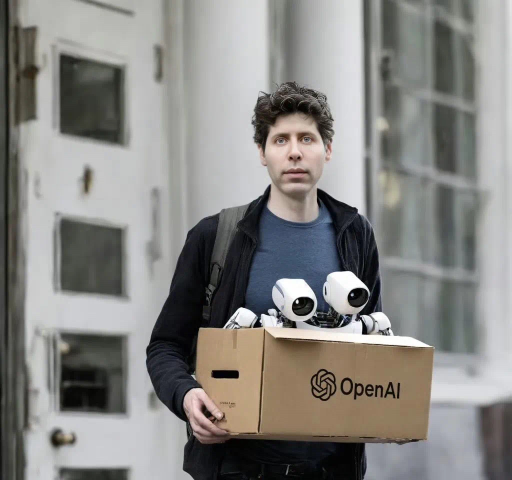
#> input picture data/images/WechatIMG38.jpg, 1023 x 960 px, found by its file name (shown at 1/2 size); the run also reads 1 picture not shown here
$ python inpainting.py
#> lines starting #> are read from the running program, lines starting #| are printed output that depends on the picture; pictures that were not available may be replaced by others from this repository, and a replacement may not be noted
import json
import time

import leancloud
import requests
from PIL import Image

# paste logo on tshirt
img_path = 'data/images/ori_tshirt.png'
img_mask_path = 'data/images/tshirt_mask.png'
logo_path = 'data/images/WechatIMG38.jpg'
img = Image.open(img_path)
width, height = img.size
#> width = 1118; height = 1098

logo = Image.open(logo_path)
#> logo is the input picture: PIL image 1023x960 RGB; mean R, G, B 135, 133.8, 130.7
width, height = logo.size
#> width = 1023; height = 960
ratio = 600/width
#> ratio = 0.587
logo = logo.resize((600, int(height*ratio)))
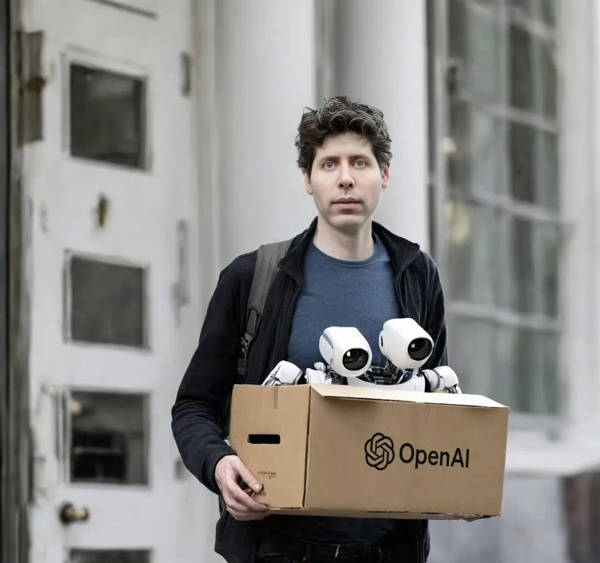
#> logo: PIL image 600x563 RGB; mean R, G, B 135, 133.8, 130.7
# logo.save('data/images/WechatIMG32_300.png')
# 553 434
# 764 733
# weight = 733-434

offset = (434*2, 530*2)
img.paste(logo, offset)
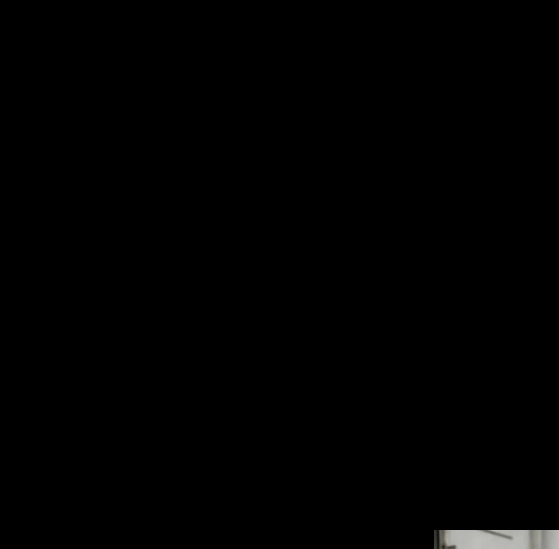
#> img: PIL image 1118x1098 RGBA (shown at 1/2 size); mean R, G, B, A 1.2, 1.2, 1.2, 255
tshirt_path = 'data/images/tshirt.png'
img.crop((322, 652, 2002, 2400)).save('data/images/tshirt.png')
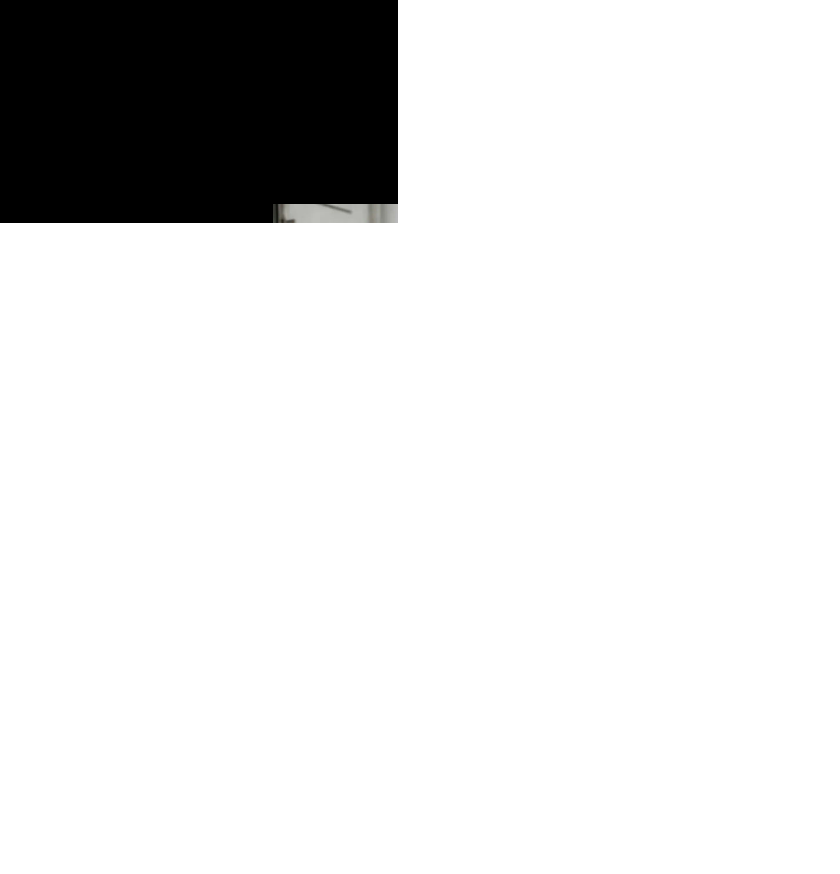
#> saved as tshirt.png: PIL image 1680x1748 RGBA (shown at 1/2 size); mean R, G, B, A 0.5, 0.5, 0.5, 30.8; transparent parts drawn white
# img.save(tshirt_path)

# save img to leancloud
app_id = 'Db7SYRSourdqRRckhnk89ykR-MdYXbMMI'
app_key = '5qJj7R3ijhUcc8ldKDFKUOQT'
leancloud.init(app_id, app_key)
#> (this line was passed over: leancloud is not available in this run)

# img_path = '/Users/z/Downloads/openai.jpg'

def upload(img_path):
    with open(img_path, 'rb') as f:
#> (the run stopped early here; a loop or call above may not have finished)
